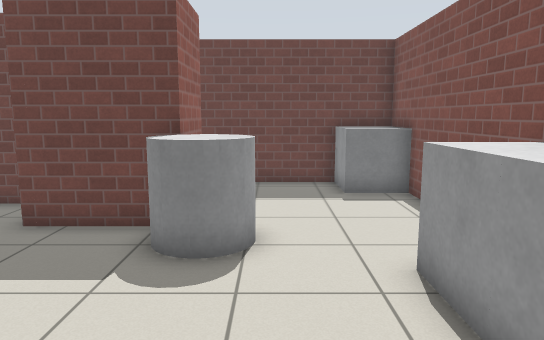
view 1 (above)

16 first-person views from a walk through a Gazebo world. The camera is 1.2 m above the floor, tilts 8° down and sees 70° across. The floor is counted in squares, 0.5 m on a side. Each view is taken from the middle of a square. On the plan, view 1 faces up. The plan holds only what a view shows up to about 20 squares ahead; the rest is blank. Gazebo's built-in surfaces are drawn with simple patterns.

view 2
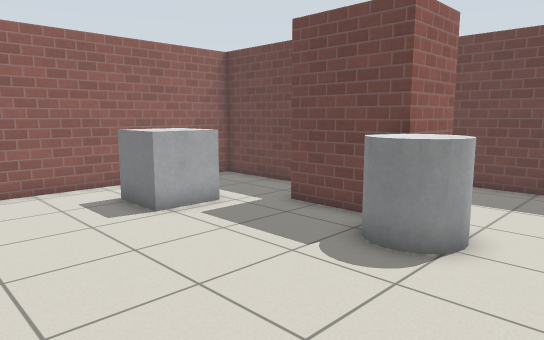

view 3
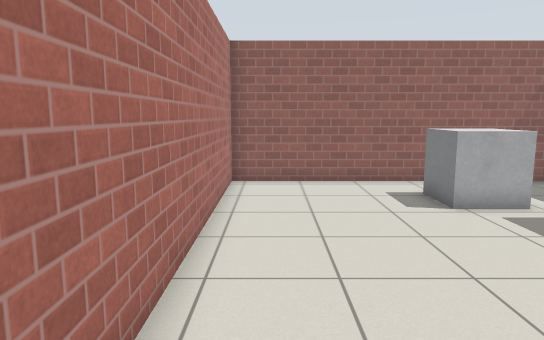

view 4
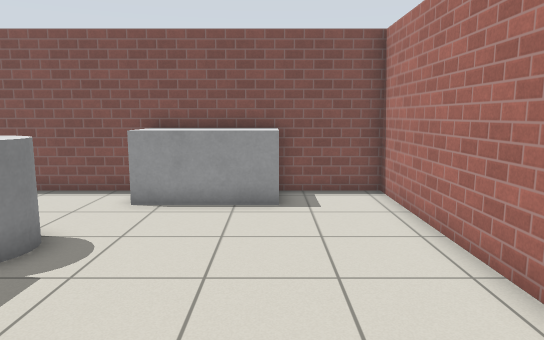

view 5
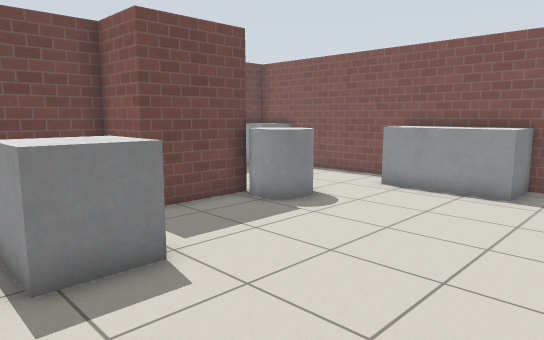

view 6
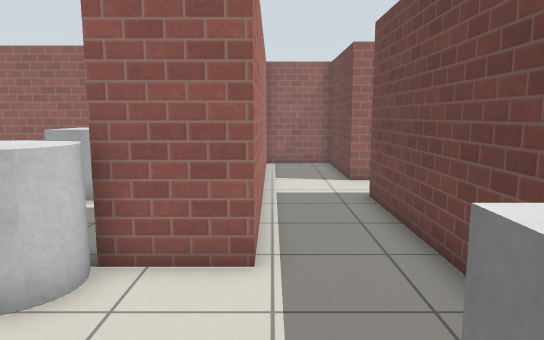

view 7
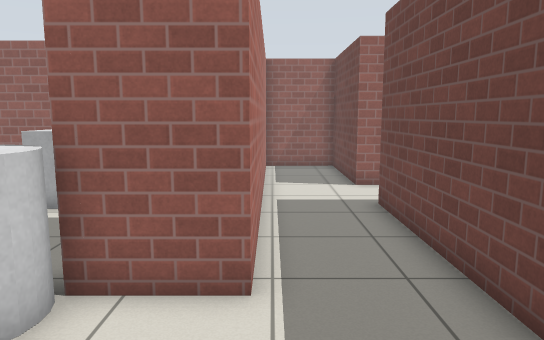

view 8
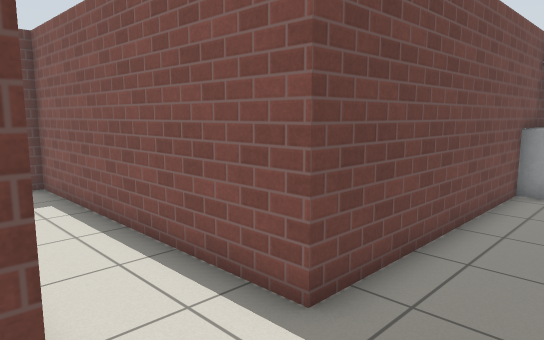

view 9
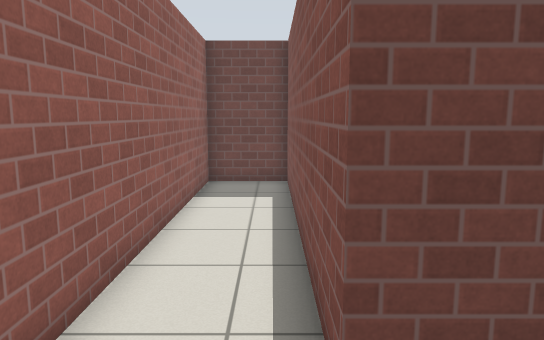

view 10
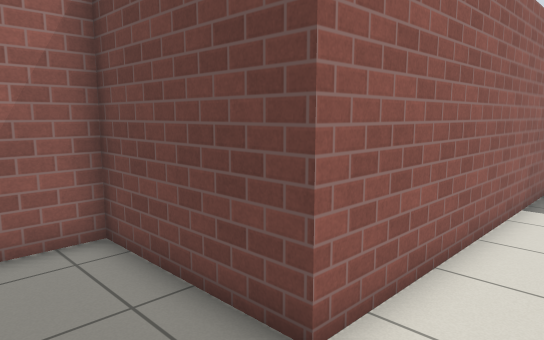

view 11
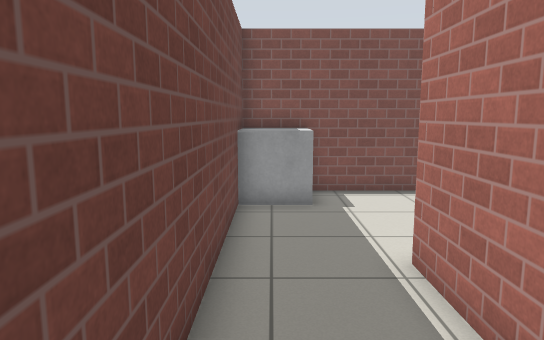

view 12
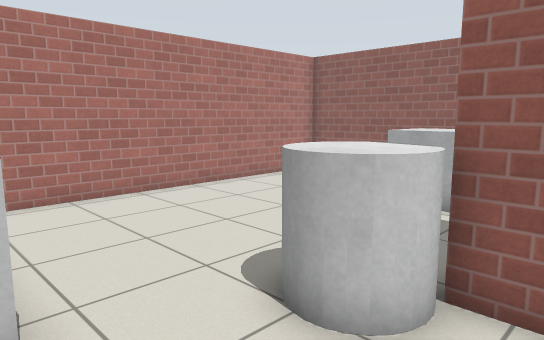

view 13
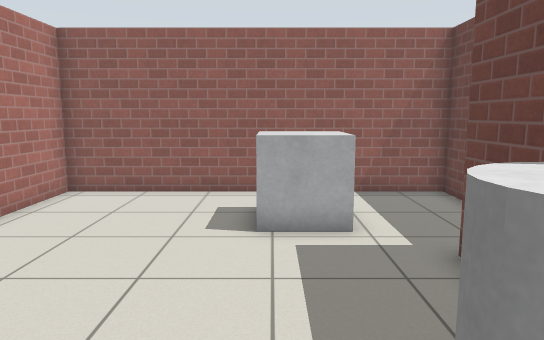

view 14
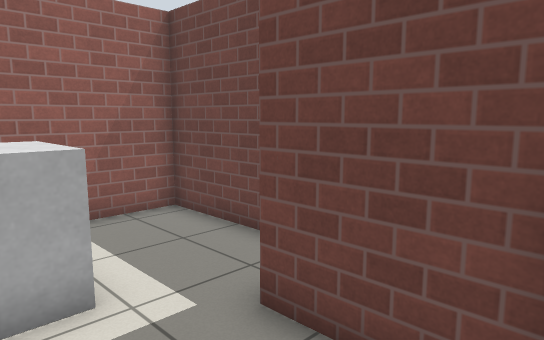

view 15
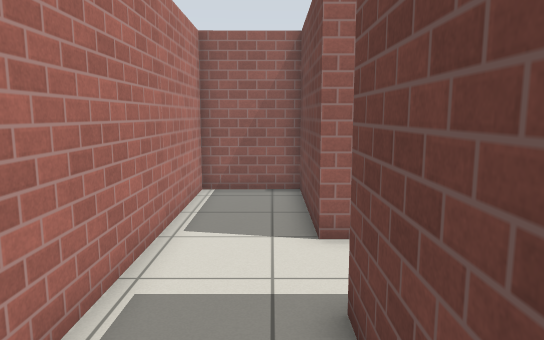

view 16
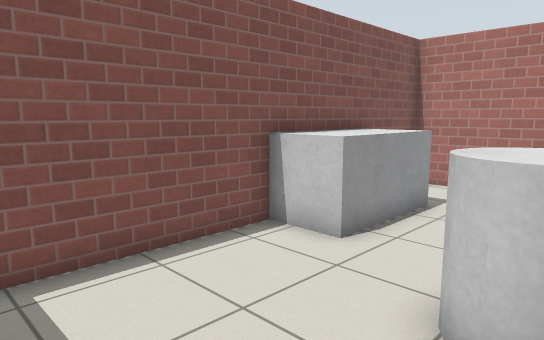

### Floor plan
Points are (right, up) in squares from view 1. A wall is a line through its corners. A room is listed if a view was taken in it or the views show most of it. See-through windows are left out.
Room 1 (views 1, 2, 3, 4, 5, 6, 7, 8, 9, 10, 11, 12, 13, 14, 15, 16)
walls: (4.3, 5.4) (4.3, 13.9) (-7.4, 13.9) (-7.4, 25.1) (-10.3, 25.1) (-10.3, 13.9) (-15.5, 13.9) (-15.5, 10.7) (-1.9, 10.7) (-1.9, 8.2) (-5.4, 8.2) (-5.4, 10.4) (-11.1, 10.4) (-11.1, -1.5) (4.3, -1.5) (4.3, 1.4)
objects: grey box (-9, 5) to (-7, 6); grey cylinder (-2, 7) to (-1, 8); grey box (3, 2) to (4, 3); grey box (3, 4) to (4, 6); grey box (3, 12) to (4, 13)

Where each view was taken, in squares from view 1:
view 1: 0 up, 0 right, facing up
view 2: 0 up, 2 right, facing up-left
view 3: 0 up, 3 right, facing left
view 4: 2 up, 8 left, facing right
view 5: 1 down, 10 left, facing up-right
view 6: 11 up, 4 right, facing left
view 7: 11 up, 3 right, facing left
view 8: 11 up, 11 left, facing up-right
view 9: 11 up, 8 left, facing up
view 10: 11 up, 8 left, facing up-left
view 11: 13 up, 8 left, facing right
view 12: 10 up, 3 right, facing down-left
view 13: 5 up, 1 right, facing left
view 14: 5 up, 2 left, facing up-left
view 15: 13 up, 3 left, facing left
view 16: 12 up, 2 left, facing down-right
